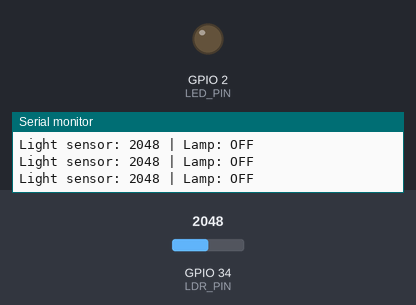
A sketch run on a simulated ESP32. Parts: output pins drawn as LEDs (lit = HIGH), the last lines printed to the serial monitor. Inputs (shaded band) come from the test bench; at power-on: GPIO 34 (LDR_PIN) = 2048.

Above: at 1.3 s.
1.4 s: GPIO 34 (LDR_PIN) set to 1853
2.9 s: GPIO 34 (LDR_PIN) set to 1763
At 3.8 s:
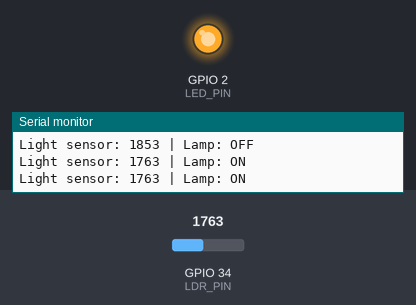
4.5 s: GPIO 34 (LDR_PIN) set to 1840
At 5.0 s:
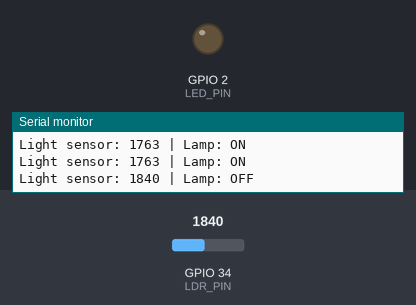
6.0 s: GPIO 34 (LDR_PIN) set to 1760
At 7.3 s:
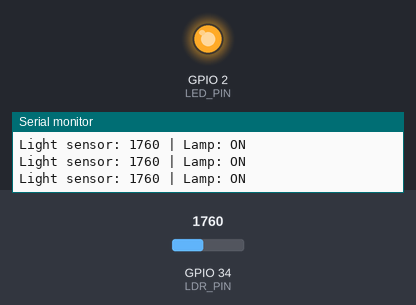
Timing chart, 0 to 8.5 s (numbered marks = the images above; inputs shaded):
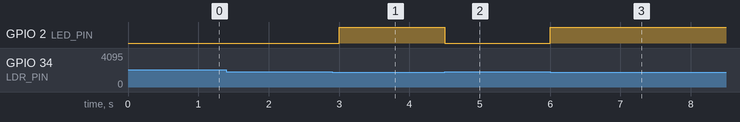

Measured:
- the behaviour switches between 1800 and 1799 on GPIO 34 (LDR_PIN) (found by bisection; images 0 and 1)
- after the input at 2.9 s, GPIO 2 (LED_PIN): LOW → HIGH after 0.10 s
- after the input at 4.5 s, GPIO 2 (LED_PIN): HIGH → LOW at once
- after the input at 6.0 s, GPIO 2 (LED_PIN): LOW → HIGH at once

The sketch:

smart_light_logic.ino
```cpp
const int LDR_PIN = 34;
const int LED_PIN = 2;
const int DARK_THRESHOLD = 1800;

void setup() {
  pinMode(LED_PIN, OUTPUT);
  Serial.begin(115200);
}

void loop() {
  int lightValue = analogRead(LDR_PIN);
  bool isDark = lightValue < DARK_THRESHOLD;

  digitalWrite(LED_PIN, isDark ? HIGH : LOW);

  Serial.print("Light sensor: ");
  Serial.print(lightValue);
  Serial.print(" | Lamp: ");
  Serial.println(isDark ? "ON" : "OFF");

  delay(500);
}
```
